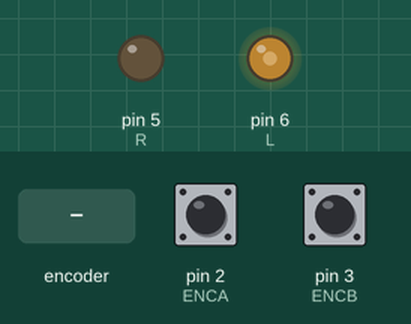
Simulated run of this sketch. Board: Arduino Uno, built with avr-gcc and run on an emulated ATmega328P. Parts: output pins drawn as LEDs (lit = HIGH). The inputs (shaded band) are chosen by the test bench; at power-on: pin 2 (ENCA) HIGH, pin 3 (ENCB) HIGH. What the sketch prints to the serial monitor is not drawn.

Above: at 0.15 s.
At 1.2 s:
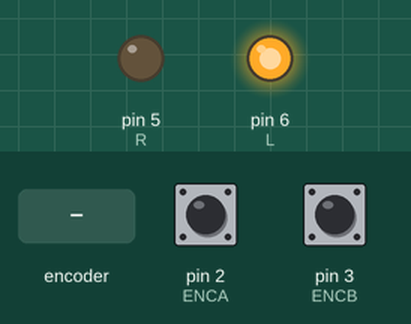
1.3 s: rotary encoder on pin 2 (ENCA) / pin 3 (ENCB) turned 1 step (first pin leading)
Timing chart, 0 to 4.3 s (numbered marks = the images above; inputs shaded):
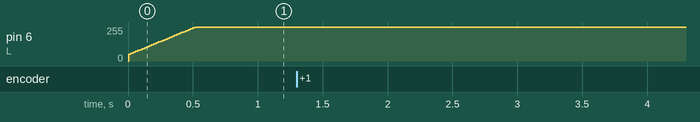

Measured:
- after the input at 1.3 s, every drawn part: stays the same

The sketch:

Speed_control_arduino.ino
```cpp
#include <util/atomic.h>

#define ENCA 2
#define ENCB 3
#define R 5
#define L 6
float pre_e ;
long prevT= 0;
int posPrev = 0;
volatile int pos_i = 0;
int speedd;
float vt;
float v1Filt = 0;
float v1Filtac = 0;
float v1Prev = 0;
float v1Prevac = 0;
float eintergral;
void setup(){
  Serial.begin(9600);
  pinMode(ENCA,INPUT_PULLUP);
  pinMode(ENCB,INPUT_PULLUP);
  pinMode(R,OUTPUT);
  pinMode(L,OUTPUT);
  attachInterrupt(0,readEncoder,RISING);
  }

 void loop(){

  // read the position in an atomic block
  // to avoid potetial misreads
  int pos = 0;

    pos = pos_i;

 // compute velocity
  long currT = micros();
  float deltaT = ((float)(currT-prevT))/1.0e6;
  float veloc = (pos - posPrev)/deltaT;
  posPrev = pos;
  prevT = currT;

  float v1 = veloc/650*60;
  float v1ac = veloc/65*60;
  //  Low-pass filter (25 Hz cutoff)
  v1Filt = 0.854*v1Filt + 0.0728*v1 + 0.0728*v1Prev;
  v1Filtac = 0.854*v1Filtac + 0.0728*v1ac + 0.0728*v1Prevac;
  v1Prev = v1;
  v1Prevac = v1ac;

  // Set desired speed
  float vt = 50;

  // PI function
  float kp = 1;
  float ki = 8;
  float e = vt-v1Filt;
  eintergral += e*deltaT;
  float u = kp*e+ki*eintergral;

  int dir = -1;
  if(u<0){
    dir = 1;
  }
  int pwr = (int) fabs(u);
  if(pwr > 255){
    pwr = 255;
  }
  setMotor(dir,pwr,R,L);
  Serial.print(vt);
  Serial.print(" ");
  Serial.print(v1Filtac);
  Serial.print(" ");
  Serial.println(v1Filt);

 }

void setMotor(int dir , int pwmVal,int in1,int in2){
  if (dir == 1){
    analogWrite(in1,pwmVal);
    analogWrite(in2,0);
  }
  if (dir == -1){
    analogWrite(in1,0);
    analogWrite(in2,pwmVal);
  }
  else{
    analogWrite(in1,0);
    analogWrite(in2,0);
  }
}

void readEncoder(){
  if (digitalRead(ENCB) == 0){
    pos_i--;
  }else{pos_i++;}
}
```
